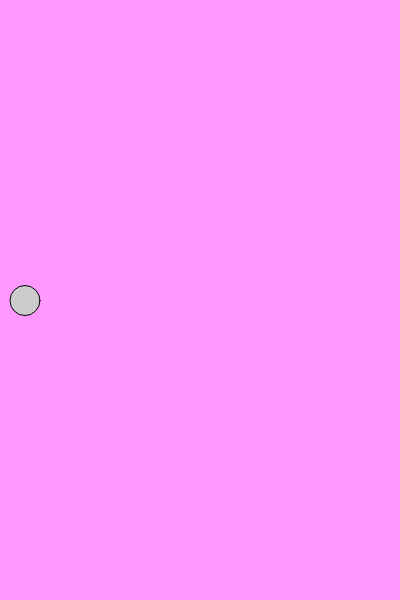
Frame 1 (no input)
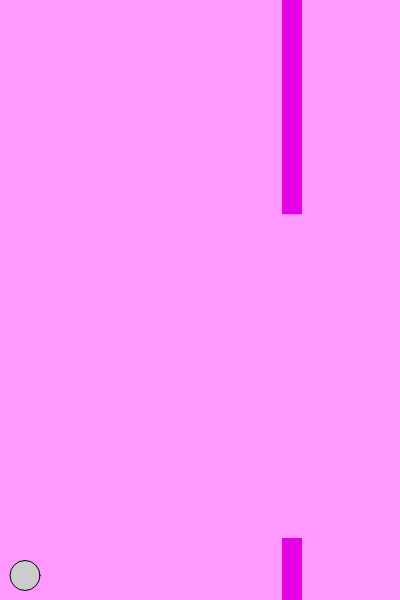
Frame 60 (no input)
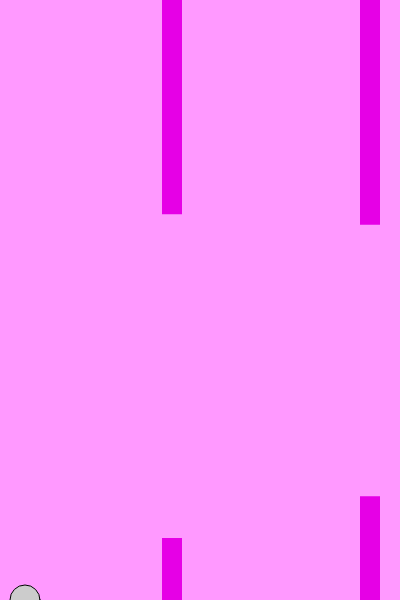
Frame 120 (the mouse pressed at the canvas centre since frame 60)

The p5.js sketch that drew these frames (run headless with seeded random() and noise() and a simulated clock; from frame 60 on, the mouse is pressed at the canvas centre):

// p5.js sketch
// ── sketch.js
var bird;
var pipes = [];
var value = (128, 255, 204);

function setup() {
	createCanvas(400,600);
	bird = new Bird();
	pipes.push(new Pipe());
}

function draw() {
	background(255, 153, 255);
	bird.update();
	bird.show();
	
	if (frameCount % 100 == 0){
		pipes.push(new Pipe());
	}
	
	for (var i = pipes.length-1; i >= 0; i--){
		pipes[i].show();
		pipes[i].update();
		
		if (pipes[i].hits(bird));{
			console.log("HIT");
		}
		
		if (pipes[i].offscreen()){
			pipes.splice(i,1);
		
		}
	}
  
}

function keyPressed(){
	if (key == ' '){
		bird.up();
		//console.log("SPACE");
	
	}
}

function Bird(){
	this.y = height/2;
	this.x = 25;
	
	this.gravity = 0.6;
	this.lift = -15;
	this.velocity = 0;
	
	this.show = function(){
		stroke(0);
		fill(value);
		ellipse(this.x, this.y, 30, 30);
		 
	}
	
	this.up = function(){
		this.velocity += this.lift;
		println(this.velocity);
	}
	
	this.update = function() {
		this.velocity += this.gravity;
		this.velocity *= 0.9;
		this.y += this.velocity;
		
		if (this.y > height) {
			this.y = height;
			this.velocity = 0;
		
		}
		
		if (this.y < 0) {
			this.y = 0;
			this.velocity = 0;
		
		}
	}
}

function Pipe(){
	this.top = random(height/2);
	this.bottom = random(height/2);
	this.x = width;
	this.w = 20;
	this.speed = 2;
	
	this.highlight = false;
	
	this.hits = function(bird) {
		if (bird.y < this.top || bird.y > height - this.bottom){
			if (bird.x > this.x && bird.x < this.x + this.w){
				this.highlight = true;
				return true;
			}
		}
		this.highlight = false;
		return false;
	}
	
	this.show = function(){
		noStroke();
		fill(230, 0, 230);
		if (this.highlight){
			fill(255,0,0);
		}
		rect(this.x, 0, this.w, this.top);
		rect(this.x, height-this.bottom, this.w, this.bottom);
	}
	
	this.update = function(){
		this.x -= this.speed;
	}
	
	this.offscreen = function (){
		if (this.x < -this.w){
			return true;
			}else{
			return false;
		}
	}
}
